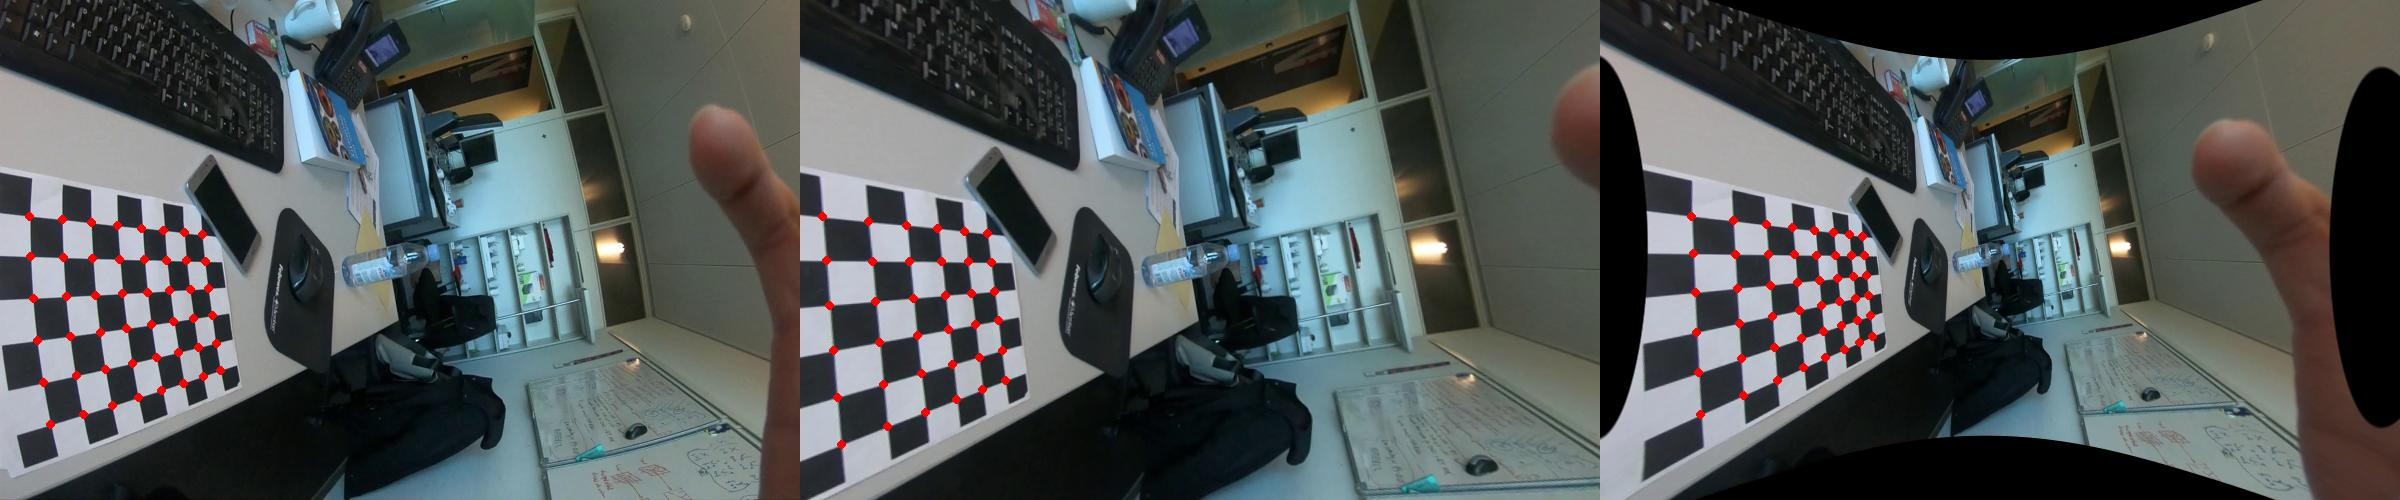

Write Python code to recreate this figure.
import numpy as np
import cv2
import imageio

from multiview_calib import utils

inner_corners_height = 6
inner_corners_width = 8

intrinsics = utils.json_read("output/intrinsics.json")
K = np.float32(intrinsics['K'])
K_new = np.float32(intrinsics['K_new'])
dist = np.float32(intrinsics['dist'])

img = imageio.imread("frames/frame_0027.png")
gray = img[:,:,0]

#-----------------
# get camera pose
#-----------------
ret, corners = cv2.findChessboardCorners(gray, (inner_corners_height,inner_corners_width),
                                         cv2.CALIB_CB_ADAPTIVE_THRESH + cv2.CALIB_CB_NORMALIZE_IMAGE)

criteria = (cv2.TERM_CRITERIA_EPS + cv2.TERM_CRITERIA_MAX_ITER, 30, 0.001)
image_points = cv2.cornerSubPix(gray, corners, (11,11), (-1,-1), criteria)

object_points = np.zeros((inner_corners_height*inner_corners_width,3), np.float32)
object_points[:,:2] = np.mgrid[0:inner_corners_height,0:inner_corners_width].T.reshape(-1,2)

retval, rvec, tvec = cv2.solvePnP( object_points, image_points, K, dist)

#-----------------
# undistort image
#-----------------
undist = cv2.undistort(img, K, dist, None, None)
undist_all = cv2.undistort(img, K, dist, None, K_new)

#-----------------
# project points
#-----------------
proj_obj = cv2.projectPoints(object_points, rvec, tvec, K, dist)[0].reshape(-1,2)
proj_obj_undist = cv2.projectPoints(object_points, rvec, tvec, K, None)[0].reshape(-1,2)
proj_obj_undist_all = cv2.projectPoints(object_points, rvec, tvec, K_new, None)[0].reshape(-1,2)

#-----------------
# visualisation
#-----------------

for (x,y) in proj_obj:
    img = cv2.circle(img, (int(x),int(y)), 4, [255,0,0], thickness=-1, lineType=-1)
    
for (x,y) in proj_obj_undist:
    undist = cv2.circle(undist, (int(x),int(y)), 4, [255,0,0], thickness=-1, lineType=-1) 
    
for (x,y) in proj_obj_undist_all:
    undist_all = cv2.circle(undist_all, (int(x),int(y)), 4, [255,0,0], thickness=-1, lineType=-1)     
    
imageio.imwrite("example.jpg", np.hstack([img, undist, undist_all]))